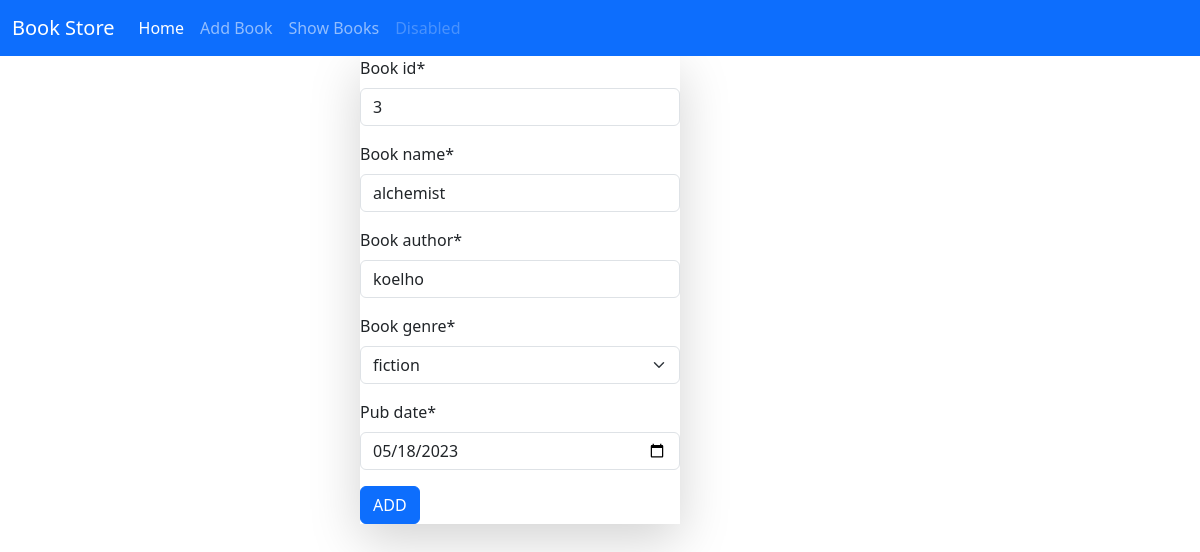
The app's page /edit-books/3/ with its own data.
### Book/models.py (models this page shows)
class BookShopModel(models.Model):
    genre = [('thriller','thriller'),('fiction','fiction'), ('poem','poem'), ('religious','religious'),('academic','academic')]
    book_id = models.IntegerField(primary_key=True)
    book_name = models.CharField(max_length=30)
    book_author= models.CharField(max_length=30)
    book_genre = models.CharField(max_length=30,choices=genre)
    pub_date = models.DateField()

### Book/views.py (the view)
# urls.py: path('edit-books/<int:pk>/',views.edit_books.as_view(),name='edit_books'),
class edit_books(UpdateView):
    model = BookShopModel
    form_class = BookStoreForm
    template_name = 'add_book.html'
    success_url = reverse_lazy('show_books')

### Book/forms.py
class BookStoreForm(forms.ModelForm):
    class  Meta:
       model = BookShopModel
       fields = ['book_id', 'book_name','book_author', 'book_genre', 'pub_date']
       widgets= {
           'pub_date':forms.DateInput(attrs={'type':'date'})
       }

### Book/templates/add_book.html (shortened to what this page needs)
{% extends 'base.html' %}
{% load crispy_forms_tags %}
{% block start %}
<div style="width: 40%; margin:auto">
    <form class="col-8  shadow-lg" method="post">
        {{form|crispy}}
        <button class="btn btn-primary">ADD</button>
    </form>
</div>
{% endblock %}

### records on screen
BookShopModel: book_id "3", book_name "alchemist", book_author "koelho", book_genre "fiction", pub_date "05/18/2023"
